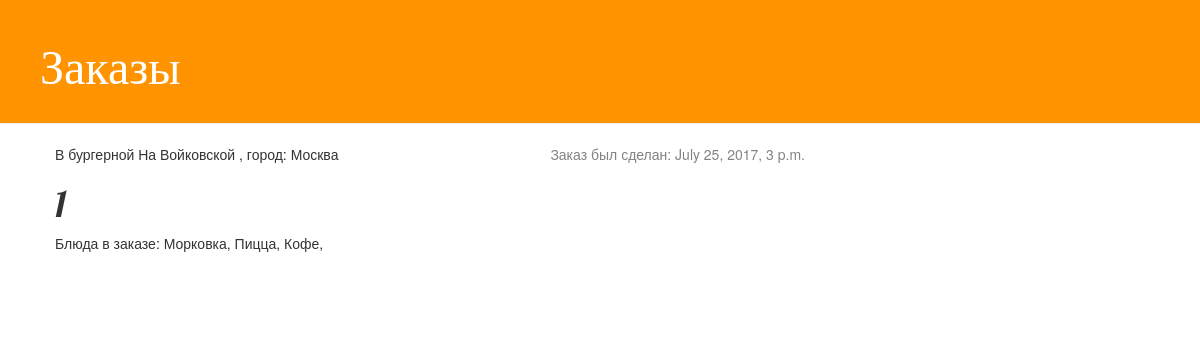
Page /order/1 on the committed database.
### zakaz/models.py (models this page shows, shortened)
class Order(models.Model):
    STATUSES =(
    ('D', 'Заказ отменён'),
    ('A', 'Заказ принят'),
    ('F','Заказ завершён'),
    )
    rest_name = models.ForeignKey(Restaurant, on_delete = models.CASCADE)
    made_on = models.DateTimeField()
    consists_of = models.ManyToManyField(Dish)
    num_of_dishes = models.IntegerField()
    status = models.CharField(max_length=20, choices=STATUSES)

class Restaurant(models.Model):
    Cities=(
        ('M','Москва'),
        ('S-P','Санкт-Петербург'),
    )
    name = models.CharField(max_length=20)
    city = models.CharField(max_length=4, choices=Cities)
    def __str__(self):
        return self.name

class Dish(models.Model):
    name = models.CharField(max_length=20)
    price = models.IntegerField()
    def __str__(self):
        return self.name

### zakaz/views.py (the view)
# urls.py: url(r'^order/(?P<pk>[0-9]+)', views.order_detail, name='order_detail'),
def order_detail(request, pk):
    order = get_object_or_404(Order, pk=pk)
    return render(request, 'zakaz/order_detail.html', {'order': order})

### zakaz/templates/zakaz/order_detail.html
{% extends 'zakaz/base.html' %}
{% block content %}
<div class="post">
        <div class="date">
            Заказ был сделан: {{ order.made_on }}
        </div>
        <div> В бургерной {{ order.rest_name }} , город: {{ order.rest_name.get_city_display }} </div>
    <h1>{{ order.id }}</h1>
    <p>Блюда в заказе:    {% for dish in order.consists_of.all %}
                    {{ dish }},
                  {% endfor %}</p>
</div>
{% endblock content %}

### zakaz/static/css/zakaz.css (style rules this page uses)
h1, h2, h3, h4 { font-family: 'Lobster', cursive; }
.date { float: right; color: #828282; }
.post { margin-bottom: 70px; }

### rows in the picture
Order: made_on "July 25, 2017, 3 p.m.", rest_name "На Войковской", rest_name.city "Москва", id "1"
Dish: name "Морковка"
Dish: name "Пицца"
Dish: name "Кофе"
